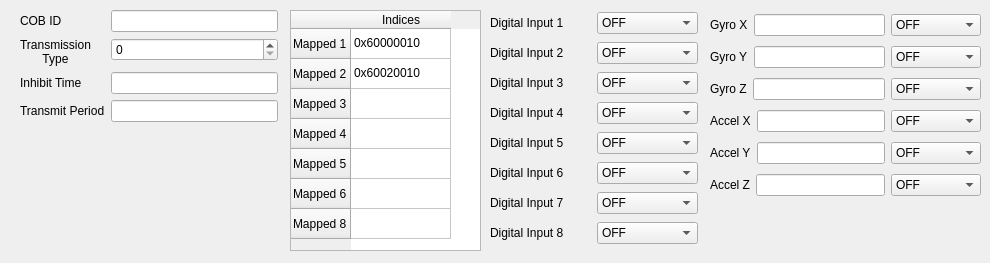
      <widget class="QWidget" name="TPDO3_tab">
       <attribute name="title">
        <string>TPDO3</string>
       </attribute>
       <widget class="QWidget" name="gridLayoutWidget_6">
        <property name="geometry">
         <rect>
          <x>710</x>
          <y>10</y>
          <width>271</width>
          <height>194</height>
         </rect>
        </property>
        <layout class="QGridLayout" name="gridLayout_8">
         <item row="2" column="1">
          <widget class="QComboBox" name="comboBox_53">
           <item>
            <property name="text">
             <string>OFF</string>
            </property>
           </item>
           <item>
            <property name="text">
             <string>Low-&gt;High</string>
            </property>
           </item>
           <item>
            <property name="text">
             <string>High-&gt;Low</string>
            </property>
           </item>
           <item>
            <property name="text">
             <string>Both</string>
            </property>
           </item>
          </widget>
         </item>
         <item row="5" column="1">
          <widget class="QComboBox" name="comboBox_54">
           <item>
            <property name="text">
             <string>OFF</string>
            </property>
           </item>
           <item>
            <property name="text">
             <string>Low-&gt;High</string>
            </property>
           </item>
           <item>
            <property name="text">
             <string>High-&gt;Low</string>
            </property>
           </item>
           <item>
            <property name="text">
             <string>Both</string>
            </property>
           </item>
          </widget>
         </item>
         <item row="0" column="0">
          <layout class="QHBoxLayout" name="horizontalLayout_32">
           <item>
            <widget class="QLabel" name="label_56">
             <property name="text">
              <string>Gyro X</string>
             </property>
            </widget>
           </item>
           <item>
            <widget class="QLineEdit" name="Gyro_X_threshold_19">
             <property name="statusTip">
              <string>Choose the COB ID that is sent with this PDO</string>
             </property>
            </widget>
           </item>
          </layout>
         </item>
         <item row="4" column="1">
          <widget class="QComboBox" name="comboBox_55">
           <item>
            <property name="text">
             <string>OFF</string>
            </property>
           </item>
           <item>
            <property name="text">
             <string>Low-&gt;High</string>
            </property>
           </item>
           <item>
            <property name="text">
             <string>High-&gt;Low</string>
            </property>
           </item>
           <item>
            <property name="text">
             <string>Both</string>
            </property>
           </item>
          </widget>
         </item>
         <item row="3" column="1">
          <widget class="QComboBox" name="comboBox_56">
           <item>
            <property name="text">
             <string>OFF</string>
            </property>
           </item>
           <item>
            <property name="text">
             <string>Low-&gt;High</string>
            </property>
           </item>
           <item>
            <property name="text">
             <string>High-&gt;Low</string>
            </property>
           </item>
           <item>
            <property name="text">
             <string>Both</string>
            </property>
           </item>
          </widget>
         </item>
         <item row="0" column="1">
          <widget class="QComboBox" name="comboBox_57">
           <item>
            <property name="text">
             <string>OFF</string>
            </property>
           </item>
           <item>
            <property name="text">
             <string>Low-&gt;High</string>
            </property>
           </item>
           <item>
            <property name="text">
             <string>High-&gt;Low</string>
            </property>
           </item>
           <item>
            <property name="text">
             <string>Both</string>
            </property>
           </item>
          </widget>
         </item>
         <item row="1" column="1">
          <widget class="QComboBox" name="comboBox_58">
           <item>
            <property name="text">
             <string>OFF</string>
            </property>
           </item>
           <item>
            <property name="text">
             <string>Low-&gt;High</string>
            </property>
           </item>
           <item>
            <property name="text">
             <string>High-&gt;Low</string>
            </property>
           </item>
           <item>
            <property name="text">
             <string>Both</string>
            </property>
           </item>
          </widget>
         </item>
         <item row="1" column="0">
          <layout class="QHBoxLayout" name="horizontalLayout_33">
           <item>
            <widget class="QLabel" name="label_57">
             <property name="text">
              <string>Gyro Y</string>
             </property>
            </widget>
           </item>
           <item>
            <widget class="QLineEdit" name="Gyro_X_threshold_20">
             <property name="statusTip">
              <string>Choose the COB ID that is sent with this PDO</string>
             </property>
            </widget>
           </item>
          </layout>
         </item>
         <item row="2" column="0">
          <layout class="QHBoxLayout" name="horizontalLayout_34">
           <item>
            <widget class="QLabel" name="label_58">
             <property name="text">
              <string>Gyro Z</string>
             </property>
            </widget>
           </item>
           <item>
            <widget class="QLineEdit" name="Gyro_X_threshold_21">
             <property name="statusTip">
              <string>Choose the COB ID that is sent with this PDO</string>
             </property>
            </widget>
           </item>
          </layout>
         </item>
         <item row="3" column="0">
          <layout class="QHBoxLayout" name="horizontalLayout_35">
           <item>
            <widget class="QLabel" name="label_59">
             <property name="text">
              <string>Accel X</string>
             </property>
            </widget>
           </item>
           <item>
            <widget class="QLineEdit" name="Gyro_X_threshold_22">
             <property name="statusTip">
              <string>Choose the COB ID that is sent with this PDO</string>
             </property>
            </widget>
           </item>
          </layout>
         </item>
         <item row="4" column="0">
          <layout class="QHBoxLayout" name="horizontalLayout_36">
           <item>
            <widget class="QLabel" name="label_60">
             <property name="text">
              <string>Accel Y</string>
             </property>
            </widget>
           </item>
           <item>
            <widget class="QLineEdit" name="Gyro_X_threshold_23">
             <property name="statusTip">
              <string>Choose the COB ID that is sent with this PDO</string>
             </property>
            </widget>
           </item>
          </layout>
         </item>
         <item row="5" column="0">
          <layout class="QHBoxLayout" name="horizontalLayout_37">
           <item>
            <widget class="QLabel" name="label_61">
             <property name="text">
              <string>Accel Z</string>
             </property>
            </widget>
           </item>
           <item>
            <widget class="QLineEdit" name="Gyro_X_threshold_24">
             <property name="statusTip">
              <string>Choose the COB ID that is sent with this PDO</string>
             </property>
            </widget>
           </item>
          </layout>
         </item>
        </layout>
       </widget>
       <widget class="QWidget" name="gridLayoutWidget_5">
        <property name="geometry">
         <rect>
          <x>490</x>
          <y>10</y>
          <width>208</width>
          <height>244</height>
         </rect>
        </property>
        <layout class="QGridLayout" name="gridLayout_7">
         <item row="3" column="0">
          <widget class="QLabel" name="label_48">
           <property name="text">
            <string>Digital Input 4</string>
           </property>
          </widget>
         </item>
         <item row="5" column="1">
          <widget class="QComboBox" name="comboBox_45">
           <item>
            <property name="text">
             <string>OFF</string>
            </property>
           </item>
           <item>
            <property name="text">
             <string>Low-&gt;High</string>
            </property>
           </item>
           <item>
            <property name="text">
             <string>High-&gt;Low</string>
            </property>
           </item>
           <item>
            <property name="text">
             <string>Both</string>
            </property>
           </item>
          </widget>
         </item>
         <item row="0" column="1">
          <widget class="QComboBox" name="comboBox_46">
           <item>
            <property name="text">
             <string>OFF</string>
            </property>
           </item>
           <item>
            <property name="text">
             <string>Low-&gt;High</string>
            </property>
           </item>
           <item>
            <property name="text">
             <string>High-&gt;Low</string>
            </property>
           </item>
           <item>
            <property name="text">
             <string>Both</string>
            </property>
           </item>
          </widget>
         </item>
         <item row="5" column="0">
          <widget class="QLabel" name="label_49">
           <property name="text">
            <string>Digital Input 6</string>
           </property>
          </widget>
         </item>
         <item row="6" column="0">
          <widget class="QLabel" name="label_50">
           <property name="text">
            <string>Digital Input 7</string>
           </property>
          </widget>
         </item>
         <item row="1" column="1">
          <widget class="QComboBox" name="comboBox_47">
           <item>
            <property name="text">
             <string>OFF</string>
            </property>
           </item>
           <item>
            <property name="text">
             <string>Low-&gt;High</string>
            </property>
           </item>
           <item>
            <property name="text">
             <string>High-&gt;Low</string>
            </property>
           </item>
           <item>
            <property name="text">
             <string>Both</string>
            </property>
           </item>
          </widget>
         </item>
         <item row="0" column="0">
          <widget class="QLabel" name="label_51">
           <property name="text">
            <string>Digital Input 1</string>
           </property>
          </widget>
         </item>
         <item row="1" column="0">
          <widget class="QLabel" name="label_52">
           <property name="text">
            <string>Digital Input 2</string>
           </property>
          </widget>
         </item>
         <item row="7" column="0">
          <widget class="QLabel" name="label_53">
           <property name="text">
            <string>Digital Input 8</string>
           </property>
          </widget>
         </item>
         <item row="3" column="1">
          <widget class="QComboBox" name="comboBox_48">
           <item>
            <property name="text">
             <string>OFF</string>
            </property>
           </item>
           <item>
            <property name="text">
             <string>Low-&gt;High</string>
            </property>
           </item>
           <item>
            <property name="text">
             <string>High-&gt;Low</string>
            </property>
           </item>
           <item>
            <property name="text">
             <string>Both</string>
            </property>
           </item>
          </widget>
         </item>
         <item row="4" column="0">
          <widget class="QLabel" name="label_54">
           <property name="text">
            <string>Digital Input 5</string>
           </property>
          </widget>
         </item>
         <item row="4" column="1">
          <widget class="QComboBox" name="comboBox_49">
           <item>
            <property name="text">
             <string>OFF</string>
            </property>
           </item>
           <item>
            <property name="text">
             <string>Low-&gt;High</string>
            </property>
           </item>
           <item>
            <property name="text">
             <string>High-&gt;Low</string>
            </property>
           </item>
           <item>
            <property name="text">
             <string>Both</string>
            </property>
           </item>
          </widget>
         </item>
         <item row="2" column="1">
          <widget class="QComboBox" name="comboBox_50">
           <item>
            <property name="text">
             <string>OFF</string>
            </property>
           </item>
           <item>
            <property name="text">
             <string>Low-&gt;High</string>
            </property>
           </item>
           <item>
            <property name="text">
             <string>High-&gt;Low</string>
            </property>
           </item>
           <item>
            <property name="text">
             <string>Both</string>
            </property>
           </item>
          </widget>
         </item>
         <item row="7" column="1">
          <widget class="QComboBox" name="comboBox_51">
           <item>
            <property name="text">
             <string>OFF</string>
            </property>
           </item>
           <item>
            <property name="text">
             <string>Low-&gt;High</string>
            </property>
           </item>
           <item>
            <property name="text">
             <string>High-&gt;Low</string>
            </property>
           </item>
           <item>
            <property name="text">
             <string>Both</string>
            </property>
           </item>
          </widget>
         </item>
         <item row="6" column="1">
          <widget class="QComboBox" name="comboBox_52">
           <item>
            <property name="text">
             <string>OFF</string>
            </property>
           </item>
           <item>
            <property name="text">
             <string>Low-&gt;High</string>
            </property>
           </item>
           <item>
            <property name="text">
             <string>High-&gt;Low</string>
            </property>
           </item>
           <item>
            <property name="text">
             <string>Both</string>
            </property>
           </item>
          </widget>
         </item>
         <item row="2" column="0">
          <widget class="QLabel" name="label_55">
           <property name="text">
            <string>Digital Input 3</string>
           </property>
          </widget>
         </item>
        </layout>
       </widget>
       <widget class="QTableWidget" name="tableWidget_6">
        <property name="geometry">
         <rect>
          <x>290</x>
          <y>10</y>
          <width>191</width>
          <height>241</height>
         </rect>
        </property>
        <property name="statusTip">
         <string>Indices =&gt; 0x[Index][Sub Index][Size in bits]</string>
        </property>
        <row>
         <property name="text">
          <string>Mapped 1</string>
         </property>
        </row>
        <row>
         <property name="text">
          <string>Mapped 2</string>
         </property>
        </row>
        <row>
         <property name="text">
          <string>Mapped 3</string>
         </property>
        </row>
        <row>
         <property name="text">
          <string>Mapped 4</string>
         </property>
        </row>
        <row>
         <property name="text">
          <string>Mapped 5</string>
         </property>
        </row>
        <row>
         <property name="text">
          <string>Mapped 6</string>
         </property>
        </row>
        <row>
         <property name="text">
          <string>Mapped 8</string>
         </property>
        </row>
        <column>
         <property name="text">
          <string>Indices</string>
         </property>
        </column>
        <item row="0" column="0">
         <property name="text">
          <string>0x60000010</string>
         </property>
         <property name="toolTip">
          <string extracomment="0x[Index - subindex - size in bits]"/>
         </property>
        </item>
        <item row="1" column="0">
         <property name="text">
          <string>0x60020010</string>
         </property>
        </item>
       </widget>
       <widget class="QWidget" name="layoutWidget_2">
        <property name="geometry">
         <rect>
          <x>20</x>
          <y>10</y>
          <width>258</width>
          <height>131</height>
         </rect>
        </property>
        <layout class="QFormLayout" name="formLayout_5">
         <item row="0" column="0">
          <widget class="QLabel" name="COB_ID_label_5">
           <property name="text">
            <string>COB ID</string>
           </property>
          </widget>
         </item>
         <item row="0" column="1">
          <widget class="QLineEdit" name="COB_ID_box_5">
           <property name="statusTip">
            <string>Choose the COB ID that is sent with this PDO</string>
           </property>
          </widget>
         </item>
         <item row="1" column="0">
          <widget class="QLabel" name="TxType_label_5">
           <property name="text">
            <string>&lt;html&gt;&lt;head/&gt;&lt;body&gt;&lt;p align=&quot;center&quot;&gt;Transmission&lt;br/&gt;Type&lt;/p&gt;&lt;/body&gt;&lt;/html&gt;</string>
           </property>
          </widget>
         </item>
         <item row="1" column="1">
          <widget class="QSpinBox" name="spinBox_5">
           <property name="statusTip">
            <string>Min of 0 and Max of 255. 0 = every sync, 255 = Sync Mode off</string>
           </property>
           <property name="maximum">
            <number>255</number>
           </property>
          </widget>
         </item>
         <item row="2" column="0">
          <widget class="QLabel" name="Inhibit_time_label_5">
           <property name="text">
            <string>Inhibit Time</string>
           </property>
          </widget>
         </item>
         <item row="2" column="1">
          <widget class="QLineEdit" name="Inhibit_time_box_5"/>
         </item>
         <item row="3" column="0">
          <widget class="QLabel" name="Transmit_period_label_5">
           <property name="text">
            <string>Transmit Period</string>
           </property>
          </widget>
         </item>
         <item row="3" column="1">
          <widget class="QLineEdit" name="Transmit_period_box_5"/>
         </item>
        </layout>
       </widget>
      </widget>
